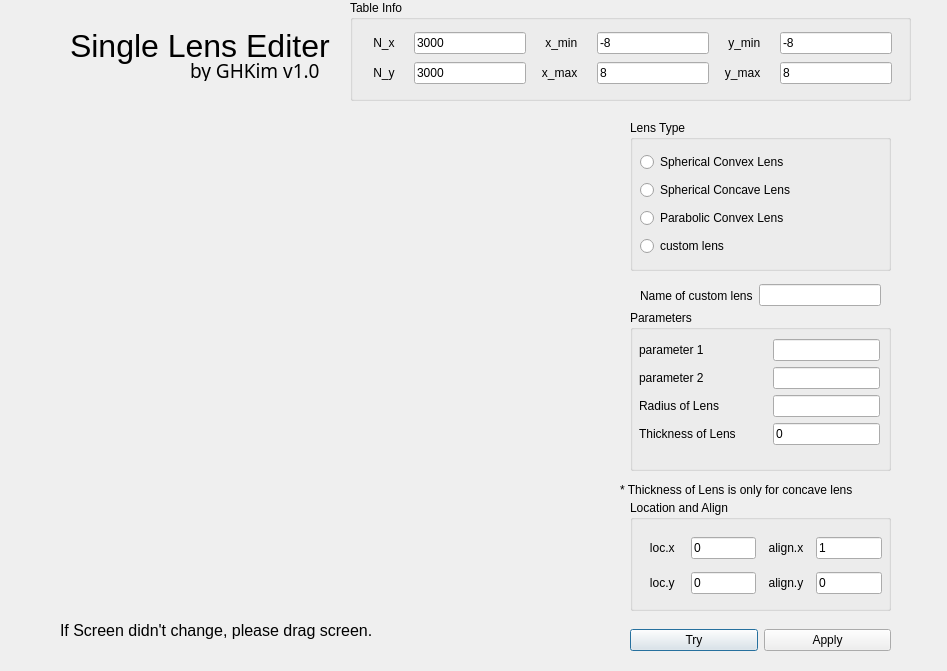
<?xml version="1.0" encoding="UTF-8"?>
<ui version="4.0">
 <class>lensViewer</class>
 <widget class="QDialog" name="lensViewer">
  <property name="geometry">
   <rect>
    <x>0</x>
    <y>0</y>
    <width>947</width>
    <height>671</height>
   </rect>
  </property>
  <property name="windowTitle">
   <string>Dialog</string>
  </property>
  <widget class="QCustomPlot" name="customPlot" native="true">
   <property name="geometry">
    <rect>
     <x>60</x>
     <y>120</y>
     <width>551</width>
     <height>491</height>
    </rect>
   </property>
  </widget>
  <widget class="QGroupBox" name="LensType">
   <property name="geometry">
    <rect>
     <x>630</x>
     <y>120</y>
     <width>261</width>
     <height>151</height>
    </rect>
   </property>
   <property name="title">
    <string>Lens Type</string>
   </property>
   <widget class="QWidget" name="verticalLayoutWidget">
    <property name="geometry">
     <rect>
      <x>10</x>
      <y>30</y>
      <width>241</width>
      <height>112</height>
     </rect>
    </property>
    <layout class="QVBoxLayout" name="verticalLayout">
     <item>
      <widget class="QRadioButton" name="Spherical_convex">
       <property name="text">
        <string>Spherical Convex Lens</string>
       </property>
      </widget>
     </item>
     <item>
      <widget class="QRadioButton" name="Spherical_concave">
       <property name="text">
        <string>Spherical Concave Lens</string>
       </property>
      </widget>
     </item>
     <item>
      <widget class="QRadioButton" name="Parabolic_convex">
       <property name="text">
        <string>Parabolic Convex Lens</string>
       </property>
      </widget>
     </item>
     <item>
      <widget class="QRadioButton" name="custom_button">
       <property name="text">
        <string>custom lens</string>
       </property>
      </widget>
     </item>
    </layout>
   </widget>
  </widget>
  <widget class="QGroupBox" name="Parameters">
   <property name="geometry">
    <rect>
     <x>630</x>
     <y>310</y>
     <width>261</width>
     <height>161</height>
    </rect>
   </property>
   <property name="title">
    <string>Parameters</string>
   </property>
   <widget class="QWidget" name="formLayoutWidget">
    <property name="geometry">
     <rect>
      <x>9</x>
      <y>29</y>
      <width>241</width>
      <height>121</height>
     </rect>
    </property>
    <layout class="QFormLayout" name="formLayout">
     <item row="0" column="0">
      <widget class="QLabel" name="label">
       <property name="text">
        <string>parameter 1                   </string>
       </property>
      </widget>
     </item>
     <item row="0" column="1">
      <widget class="QLineEdit" name="parameter1"/>
     </item>
     <item row="1" column="0">
      <widget class="QLabel" name="label_2">
       <property name="text">
        <string>parameter 2   </string>
       </property>
      </widget>
     </item>
     <item row="1" column="1">
      <widget class="QLineEdit" name="parameter2"/>
     </item>
     <item row="2" column="0">
      <widget class="QLabel" name="label_3">
       <property name="text">
        <string>Radius of Lens</string>
       </property>
      </widget>
     </item>
     <item row="2" column="1">
      <widget class="QLineEdit" name="radius"/>
     </item>
     <item row="3" column="0">
      <widget class="QLabel" name="label_4">
       <property name="text">
        <string>Thickness of Lens</string>
       </property>
      </widget>
     </item>
     <item row="3" column="1">
      <widget class="QLineEdit" name="thickness">
       <property name="text">
        <string>0</string>
       </property>
      </widget>
     </item>
    </layout>
   </widget>
  </widget>
  <widget class="QGroupBox" name="LocnAlign">
   <property name="geometry">
    <rect>
     <x>630</x>
     <y>500</y>
     <width>261</width>
     <height>111</height>
    </rect>
   </property>
   <property name="title">
    <string>Location and Align</string>
   </property>
   <widget class="QWidget" name="gridLayoutWidget_2">
    <property name="geometry">
     <rect>
      <x>10</x>
      <y>30</y>
      <width>242</width>
      <height>71</height>
     </rect>
    </property>
    <layout class="QGridLayout" name="gridLayout_2">
     <item row="1" column="2">
      <widget class="QLabel" name="label_18">
       <property name="text">
        <string>  align.y</string>
       </property>
      </widget>
     </item>
     <item row="0" column="0">
      <widget class="QLabel" name="label_5">
       <property name="text">
        <string>   loc.x   </string>
       </property>
      </widget>
     </item>
     <item row="0" column="1">
      <widget class="QLineEdit" name="loc_x">
       <property name="text">
        <string>0</string>
       </property>
      </widget>
     </item>
     <item row="1" column="0">
      <widget class="QLabel" name="label_6">
       <property name="text">
        <string>   loc.y</string>
       </property>
      </widget>
     </item>
     <item row="1" column="1">
      <widget class="QLineEdit" name="loc_y">
       <property name="text">
        <string>0</string>
       </property>
      </widget>
     </item>
     <item row="0" column="2">
      <widget class="QLabel" name="label_17">
       <property name="text">
        <string>  align.x  </string>
       </property>
      </widget>
     </item>
     <item row="0" column="3">
      <widget class="QLineEdit" name="align_x">
       <property name="text">
        <string>1</string>
       </property>
      </widget>
     </item>
     <item row="1" column="3">
      <widget class="QLineEdit" name="align_y">
       <property name="text">
        <string>0</string>
       </property>
      </widget>
     </item>
    </layout>
   </widget>
  </widget>
  <widget class="QWidget" name="horizontalLayoutWidget">
   <property name="geometry">
    <rect>
     <x>630</x>
     <y>620</y>
     <width>261</width>
     <height>41</height>
    </rect>
   </property>
   <layout class="QHBoxLayout" name="horizontalLayout">
    <item>
     <widget class="QPushButton" name="tryButton">
      <property name="text">
       <string>Try</string>
      </property>
     </widget>
    </item>
    <item>
     <widget class="QPushButton" name="applyButton">
      <property name="text">
       <string>Apply</string>
      </property>
     </widget>
    </item>
   </layout>
  </widget>
  <widget class="QGroupBox" name="groupBox">
   <property name="geometry">
    <rect>
     <x>350</x>
     <y>0</y>
     <width>561</width>
     <height>101</height>
    </rect>
   </property>
   <property name="title">
    <string>Table Info</string>
   </property>
   <widget class="QWidget" name="gridLayoutWidget">
    <property name="geometry">
     <rect>
      <x>10</x>
      <y>30</y>
      <width>532</width>
      <height>58</height>
     </rect>
    </property>
    <layout class="QGridLayout" name="gridLayout">
     <item row="0" column="4">
      <widget class="QLabel" name="label_15">
       <property name="text">
        <string>    y_min    </string>
       </property>
      </widget>
     </item>
     <item row="1" column="1">
      <widget class="QLineEdit" name="N_y">
       <property name="text">
        <string>3000</string>
       </property>
      </widget>
     </item>
     <item row="0" column="0">
      <widget class="QLabel" name="label_11">
       <property name="text">
        <string>    N_x    </string>
       </property>
      </widget>
     </item>
     <item row="0" column="1">
      <widget class="QLineEdit" name="N_x">
       <property name="text">
        <string>3000</string>
       </property>
      </widget>
     </item>
     <item row="0" column="3">
      <widget class="QLineEdit" name="x_min">
       <property name="text">
        <string>-8</string>
       </property>
      </widget>
     </item>
     <item row="1" column="3">
      <widget class="QLineEdit" name="x_max">
       <property name="text">
        <string>8</string>
       </property>
      </widget>
     </item>
     <item row="1" column="0">
      <widget class="QLabel" name="label_12">
       <property name="text">
        <string>    N_y</string>
       </property>
      </widget>
     </item>
     <item row="0" column="2">
      <widget class="QLabel" name="label_13">
       <property name="text">
        <string>    x_min    </string>
       </property>
      </widget>
     </item>
     <item row="1" column="2">
      <widget class="QLabel" name="label_14">
       <property name="text">
        <string>   x_max</string>
       </property>
      </widget>
     </item>
     <item row="1" column="4">
      <widget class="QLabel" name="label_16">
       <property name="text">
        <string>   y_max</string>
       </property>
      </widget>
     </item>
     <item row="0" column="5">
      <widget class="QLineEdit" name="y_min">
       <property name="text">
        <string>-8</string>
       </property>
      </widget>
     </item>
     <item row="1" column="5">
      <widget class="QLineEdit" name="y_max">
       <property name="text">
        <string>8</string>
       </property>
      </widget>
     </item>
    </layout>
   </widget>
  </widget>
  <widget class="QLabel" name="label_19">
   <property name="geometry">
    <rect>
     <x>70</x>
     <y>20</y>
     <width>271</width>
     <height>51</height>
    </rect>
   </property>
   <property name="font">
    <font>
     <pointsize>24</pointsize>
    </font>
   </property>
   <property name="text">
    <string>Single Lens Editer</string>
   </property>
  </widget>
  <widget class="QLabel" name="label_20">
   <property name="geometry">
    <rect>
     <x>190</x>
     <y>60</y>
     <width>141</width>
     <height>21</height>
    </rect>
   </property>
   <property name="font">
    <font>
     <family>Ubuntu Mono</family>
     <pointsize>14</pointsize>
    </font>
   </property>
   <property name="text">
    <string>by GHKim v1.0</string>
   </property>
  </widget>
  <widget class="QLabel" name="label_21">
   <property name="geometry">
    <rect>
     <x>60</x>
     <y>620</y>
     <width>571</width>
     <height>21</height>
    </rect>
   </property>
   <property name="font">
    <font>
     <pointsize>12</pointsize>
    </font>
   </property>
   <property name="text">
    <string>If Screen didn't change, please drag screen.</string>
   </property>
  </widget>
  <widget class="QLabel" name="label_22">
   <property name="geometry">
    <rect>
     <x>620</x>
     <y>480</y>
     <width>301</width>
     <height>20</height>
    </rect>
   </property>
   <property name="text">
    <string>* Thickness of Lens is only for concave lens</string>
   </property>
  </widget>
  <widget class="QWidget" name="horizontalLayoutWidget_2">
   <property name="geometry">
    <rect>
     <x>640</x>
     <y>280</y>
     <width>241</width>
     <height>31</height>
    </rect>
   </property>
   <layout class="QHBoxLayout" name="horizontalLayout_2">
    <item>
     <widget class="QLabel" name="label_7">
      <property name="text">
       <string>Name of custom lens</string>
      </property>
     </widget>
    </item>
    <item>
     <widget class="QLineEdit" name="name_custom_lens"/>
    </item>
   </layout>
  </widget>
 </widget>
 <customwidgets>
  <customwidget>
   <class>QCustomPlot</class>
   <extends>QWidget</extends>
   <header>qcustomplot.h</header>
   <container>1</container>
  </customwidget>
 </customwidgets>
 <resources/>
 <connections/>
</ui>
